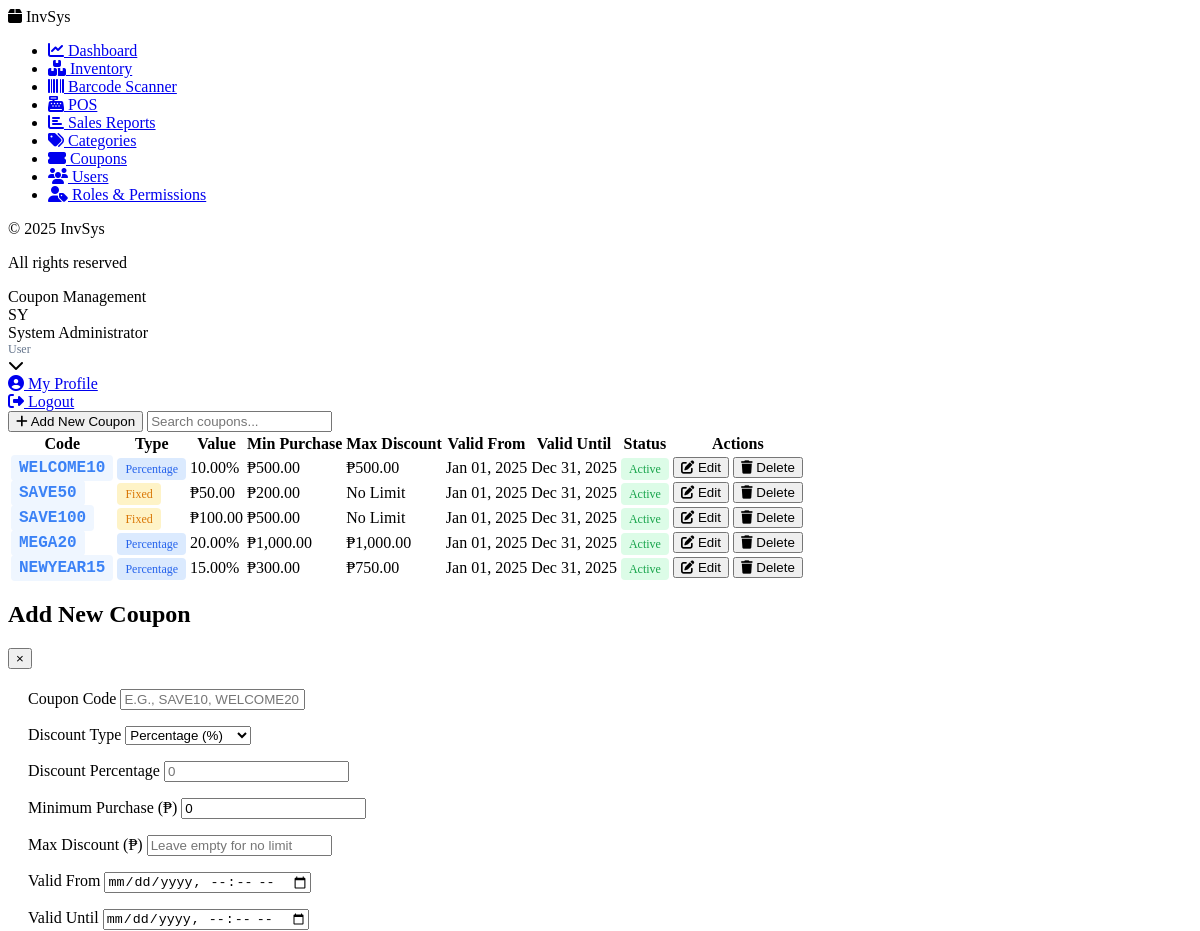
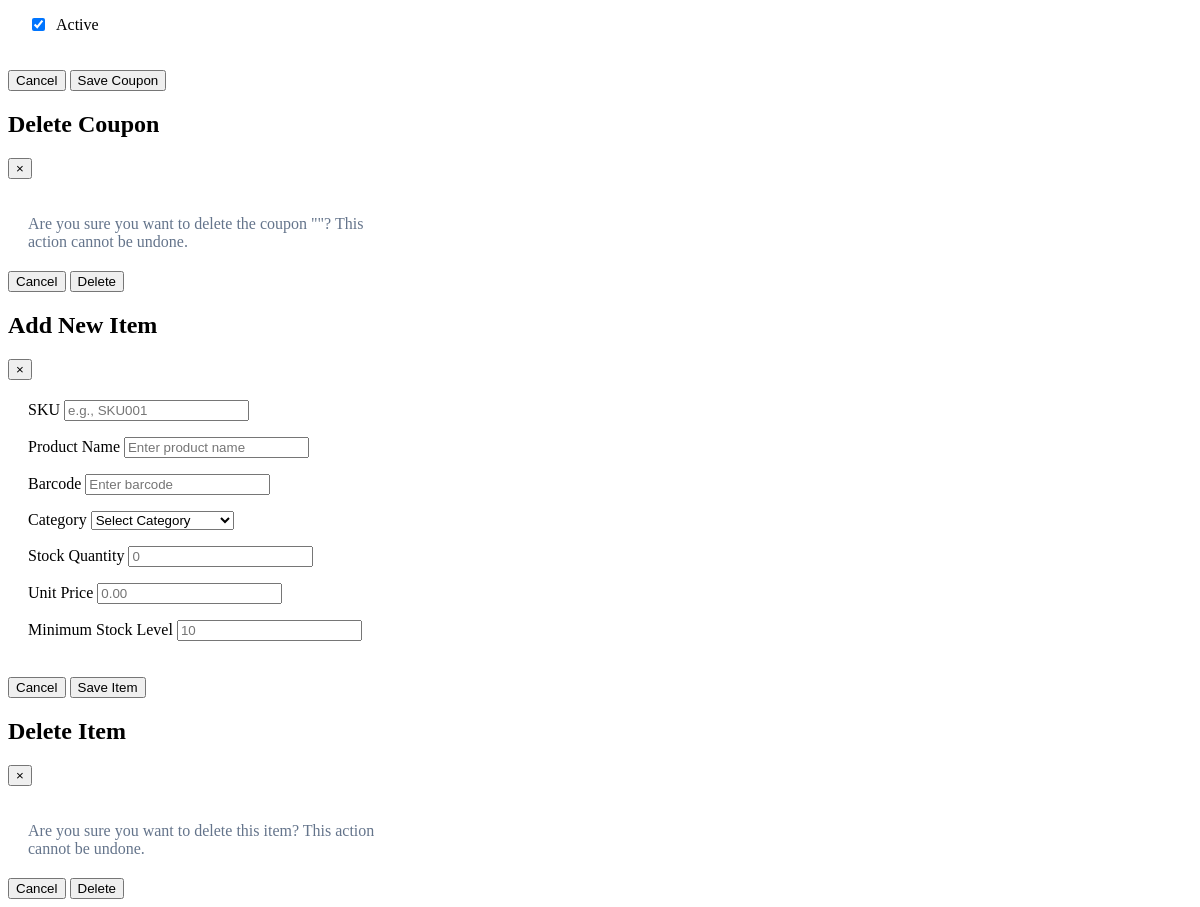
Page /index.php?page=coupons (signed in) on the committed database (2 pictures, top to bottom).
### tables this page shows
CREATE TABLE users (
    id INT AUTO_INCREMENT PRIMARY KEY,
    username VARCHAR(50) NOT NULL UNIQUE,
    password VARCHAR(255) NOT NULL,
    email VARCHAR(100) NOT NULL UNIQUE,
    full_name VARCHAR(100) NOT NULL,
    role_id INT NOT NULL,
    is_active TINYINT(1) DEFAULT 1,
    created_by INT,
    created_at TIMESTAMP DEFAULT CURRENT_TIMESTAMP,
    updated_at TIMESTAMP DEFAULT CURRENT_TIMESTAMP ON UPDATE CURRENT_TIMESTAMP,
    FOREIGN KEY (role_id) REFERENCES roles(id) ON DELETE RESTRICT,
    FOREIGN KEY (created_by) REFERENCES users(id) ON DELETE SET NULL
);

CREATE TABLE coupons (
    id INT AUTO_INCREMENT PRIMARY KEY,
    code VARCHAR(50) NOT NULL UNIQUE,
    discount_type VARCHAR(20) NOT NULL,
    discount_value DECIMAL(10, 2) NOT NULL,
    min_purchase DECIMAL(10, 2) DEFAULT 0,
    max_discount DECIMAL(10, 2) DEFAULT NULL,
    is_active TINYINT(1) DEFAULT 1,
    valid_from TIMESTAMP DEFAULT CURRENT_TIMESTAMP,
    valid_until TIMESTAMP NULL,
    created_at TIMESTAMP DEFAULT CURRENT_TIMESTAMP,
    updated_at TIMESTAMP DEFAULT CURRENT_TIMESTAMP ON UPDATE CURRENT_TIMESTAMP
);

### index.php (the view, shortened to what the rows shown need)
<?php
require "config/database.php";
require "config/auth.php";
$current_user = getCurrentUser();
$page = isset($_GET['page']) ? $_GET['page'] : 'dashboard';
?>
<!DOCTYPE html>
<html lang="en">
<head>
    <link rel="stylesheet" href="https://cdnjs.cloudflare.com/ajax/libs/font-awesome/6.4.0/css/all.min.css">
    <link rel="stylesheet" href="<?php echo BASE_URL; ?>/assets/css/styles.css?v=<?php echo time(); ?>">
</head>
<body>
    <div class="container">
        <div class="main">
            <div class="header">
                <div class="header-actions">
                    <div class="user-profile-dropdown">
                        <div class="user-profile" onclick="toggleProfileDropdown()">
                            <div class="user-avatar"><?php echo strtoupper(substr($current_user['full_name'], 0, 2)); ?></div>
                            <div>
                                <div style="font-weight: 500;"><?php echo htmlspecialchars($current_user['full_name']); ?></div>
                                <div style="font-size: 12px; color: #64748b;"><?php echo htmlspecialchars($current_user['role_display'] ?? 'User'); ?></div>
                            </div>
                            <i class="fas fa-chevron-down dropdown-icon"></i>
                        </div>
                    </div>
                </div>
            </div>
            <div class="content">
                <?php if ($page === 'dashboard'): ?>
                    <?php include 'views/dashboard.php'; ?>
                <?php elseif ($page === 'inventory'): ?>
                    <?php include 'views/inventory.php'; ?>
                <?php elseif ($page === 'scanner'): ?>
                    <?php include 'views/scanner.php'; ?>
                <?php elseif ($page === 'pos'): ?>
                    <?php include 'views/pos.php'; ?>
                <?php elseif ($page === 'reports' && canViewReports()): ?>
                    <?php include 'views/reports.php'; ?>
                <?php elseif ($page === 'categories' && canViewCategories()): ?>
                    <?php include 'views/categories.php'; ?>
                <?php elseif ($page === 'coupons' && canViewCoupons()): ?>
                    <?php include 'views/coupons.php'; ?>
                <?php elseif ($page === 'users' && canViewUsers()): ?>
                    <?php include 'views/users.php'; ?>
                <?php elseif ($page === 'roles' && canViewRoles()): ?>
                    <?php include 'views/roles.php'; ?>
                <?php elseif ($page === 'profile'): ?>
                    <?php include 'views/profile.php'; ?>
                <?php else: ?>
                    <?php include 'views/dashboard.php'; ?>
                <?php endif; ?>
            </div>
        </div>
    <div id="itemModal" class="modal">
        <div class="modal-content" style="max-width: 600px; max-height: 90vh; display: flex; flex-direction: column;">
            <div class="modal-header">
                <h2 class="modal-title" id="modalTitle">Add New Item</h2>
            </div>
        </div>
    </div>
    <div id="deleteModal" class="modal">
        <div class="modal-content" style="max-width: 400px;">
            <div class="modal-header">
                <h2 class="modal-title">Delete Item</h2>
            </div>
        </div>
    </div>
</body>
</html>

### views/coupons.php (shortened to what the rows shown need)
<?php
$coupons_result = mysqli_query($conn, "SELECT * FROM coupons ORDER BY created_at DESC");
$coupons = [];
if ($coupons_result) {
    $coupons = mysqli_fetch_all($coupons_result, MYSQLI_ASSOC);
}
?>
<div class="table-container">
        <table>
            <thead>
                <tr>
                    <th>Code</th>
                    <th>Type</th>
                    <th>Value</th>
                    <th>Min Purchase</th>
                    <th>Max Discount</th>
                    <th>Valid From</th>
                    <th>Valid Until</th>
                    <th>Status</th>
                    <th>Actions</th>
                </tr>
            </thead>
            <tbody id="couponsTableBody">
                <?php foreach ($coupons as $coupon): ?>
                <tr>
                    <td><span class="coupon-code"><?php echo htmlspecialchars($coupon['code']); ?></span></td>
                    <td>
                        <span class="badge badge-<?php echo $coupon['discount_type'] === 'percentage' ? 'info' : 'warning'; ?>">
                            <?php echo ucfirst($coupon['discount_type']); ?>
                        </span>
                    </td>
                    <td>
                        <?php
                        if ($coupon['discount_type'] === 'percentage') {
                            echo $coupon['discount_value'] . '%';
                        } else {
                            echo '₱' . number_format($coupon['discount_value'], 2);
                        }
                        ?>
                    </td>
                    <td>₱<?php echo number_format($coupon['min_purchase'], 2); ?></td>
                    <td>
                        <?php
                        echo $coupon['max_discount'] ? '₱' . number_format($coupon['max_discount'], 2) : 'No Limit';
                        ?>
                    </td>
                    <td><?php echo date('M d, Y', strtotime($coupon['valid_from'])); ?></td>
                    <td>
                        <?php
                        if ($coupon['valid_until']) {
                            $expiry = strtotime($coupon['valid_until']);
                            echo date('M d, Y', $expiry);
                        } else {
                            echo 'No Expiry';
                        }
                        ?>
                    </td>
                    <td>
                        <span class="badge badge-<?php echo $coupon['is_active'] ? 'success' : 'secondary'; ?>">
                            <?php echo $coupon['is_active'] ? 'Active' : 'Inactive'; ?>
                        </span>
                    </td>
                    <td>
                        <div class="action-buttons">
                            <button class="btn btn-sm btn-edit" onclick='editCoupon(<?php echo json_encode($coupon); ?>)'>
                                <i class="fas fa-edit"></i> Edit
                            </button>
                            <button class="btn btn-sm btn-delete" onclick="openDeleteCouponModal(<?php echo $coupon['id']; ?>, '<?php echo htmlspecialchars($coupon['code']); ?>')">
                                <i class="fas fa-trash"></i> Delete
                            </button>
                        </div>
                    </td>
                </tr>
                <?php endforeach; ?>
            </tbody>
        </table>
    </div>
</div>
<div id="couponModal" class="modal">
    <div class="modal-content" style="max-width: 600px; max-height: 90vh; display: flex; flex-direction: column;">
        <div class="modal-header">
            <h2 class="modal-title" id="couponModalTitle">Add New Coupon</h2>
        </div>
    </div>
</div>
<div id="deleteCouponModal" class="modal">
    <div class="modal-content" style="max-width: 400px;">
        <div class="modal-header">
            <h2 class="modal-title">Delete Coupon</h2>
        </div>
    </div>
</div>

### rows in the picture
users: full_name "SY", full_name "System Administrator"
coupons: code "WELCOME10", discount_type "Percentage", discount_value "10.00", min_purchase "500.00", max_discount "500.00", valid_from "Jan 01, 2025", valid_until "Dec 31, 2025", is_active "Active"
coupons: code "SAVE50", discount_type "Fixed", discount_value "50.00", min_purchase "200.00", shows "No Limit", valid_from "Jan 01, 2025", valid_until "Dec 31, 2025", is_active "Active"
coupons: code "SAVE100", discount_type "Fixed", discount_value "100.00", min_purchase "500.00", shows "No Limit", valid_from "Jan 01, 2025", valid_until "Dec 31, 2025", is_active "Active"
coupons: code "MEGA20", discount_type "Percentage", discount_value "20.00", min_purchase "1,000.00", max_discount "1,000.00", valid_from "Jan 01, 2025", valid_until "Dec 31, 2025", is_active "Active"
coupons: code "NEWYEAR15", discount_type "Percentage", discount_value "15.00", min_purchase "300.00", max_discount "750.00", valid_from "Jan 01, 2025", valid_until "Dec 31, 2025", is_active "Active"

### other values in the picture
$titles[$page] "Coupon Management"
$current_user['role_display'] "User"
